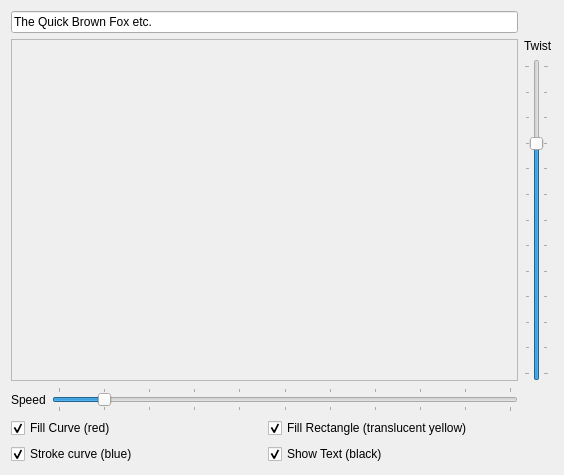
<ui version="4.0" >
 <class>Form</class>
 <widget class="QWidget" name="Form" >
  <property name="geometry" >
   <rect>
    <x>0</x>
    <y>0</y>
    <width>564</width>
    <height>475</height>
   </rect>
  </property>
  <property name="windowTitle" >
   <string>Form</string>
  </property>
  <layout class="QGridLayout" name="gridLayout_2" >
   <item row="0" column="0" >
    <widget class="QLineEdit" name="lineEdit" >
     <property name="text" >
      <string>The Quick Brown Fox etc.</string>
     </property>
    </widget>
   </item>
   <item row="1" column="0" >
    <widget class="QFrame" name="frame" >
     <property name="frameShape" >
      <enum>QFrame::StyledPanel</enum>
     </property>
     <property name="frameShadow" >
      <enum>QFrame::Raised</enum>
     </property>
    </widget>
   </item>
   <item row="1" column="1" >
    <layout class="QVBoxLayout" name="verticalLayout" >
     <item>
      <widget class="QLabel" name="label_2" >
       <property name="text" >
        <string>Twist</string>
       </property>
      </widget>
     </item>
     <item>
      <widget class="QSlider" name="verticalSlider" >
       <property name="minimum" >
        <number>-90</number>
       </property>
       <property name="maximum" >
        <number>90</number>
       </property>
       <property name="pageStep" >
        <number>5</number>
       </property>
       <property name="value" >
        <number>45</number>
       </property>
       <property name="orientation" >
        <enum>Qt::Vertical</enum>
       </property>
       <property name="invertedAppearance" >
        <bool>false</bool>
       </property>
       <property name="tickPosition" >
        <enum>QSlider::TicksBothSides</enum>
       </property>
       <property name="tickInterval" >
        <number>15</number>
       </property>
      </widget>
     </item>
    </layout>
   </item>
   <item row="2" column="0" >
    <layout class="QHBoxLayout" name="horizontalLayout" >
     <item>
      <widget class="QLabel" name="label" >
       <property name="text" >
        <string>Speed</string>
       </property>
      </widget>
     </item>
     <item>
      <widget class="QSlider" name="horizontalSlider" >
       <property name="maximum" >
        <number>10</number>
       </property>
       <property name="pageStep" >
        <number>1</number>
       </property>
       <property name="value" >
        <number>1</number>
       </property>
       <property name="sliderPosition" >
        <number>1</number>
       </property>
       <property name="orientation" >
        <enum>Qt::Horizontal</enum>
       </property>
       <property name="tickPosition" >
        <enum>QSlider::TicksBothSides</enum>
       </property>
       <property name="tickInterval" >
        <number>1</number>
       </property>
      </widget>
     </item>
    </layout>
   </item>
   <item row="3" column="0" >
    <layout class="QGridLayout" name="gridLayout" >
     <item row="0" column="0" >
      <widget class="QCheckBox" name="checkBoxFC" >
       <property name="text" >
        <string>Fill Curve (red)</string>
       </property>
       <property name="checked" >
        <bool>true</bool>
       </property>
      </widget>
     </item>
     <item row="0" column="1" >
      <widget class="QCheckBox" name="checkBoxFR" >
       <property name="text" >
        <string>Fill Rectangle (translucent yellow)</string>
       </property>
       <property name="checked" >
        <bool>true</bool>
       </property>
      </widget>
     </item>
     <item row="1" column="0" >
      <widget class="QCheckBox" name="checkBoxSC" >
       <property name="text" >
        <string>Stroke curve (blue)</string>
       </property>
       <property name="checked" >
        <bool>true</bool>
       </property>
      </widget>
     </item>
     <item row="1" column="1" >
      <widget class="QCheckBox" name="checkBoxST" >
       <property name="text" >
        <string>Show Text (black)</string>
       </property>
       <property name="checked" >
        <bool>true</bool>
       </property>
      </widget>
     </item>
    </layout>
   </item>
  </layout>
 </widget>
 <resources/>
 <connections>
  <connection>
   <sender>checkBoxST</sender>
   <signal>toggled(bool)</signal>
   <receiver>lineEdit</receiver>
   <slot>setEnabled(bool)</slot>
   <hints>
    <hint type="sourcelabel" >
     <x>331</x>
     <y>449</y>
    </hint>
    <hint type="destinationlabel" >
     <x>263</x>
     <y>11</y>
    </hint>
   </hints>
  </connection>
 </connections>
</ui>
